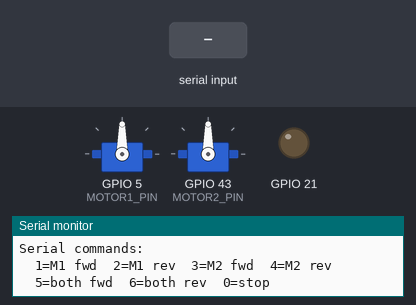
The sketch below on a simulated Seeed XIAO ESP32-S3. Parts: 2 × servo, output pins drawn as LEDs (lit = HIGH), the last lines printed to the serial monitor. The test bench sets the inputs (shaded band).

Above: at 11.2 s.
11.3 s: "1" received over Serial
At 11.7 s:
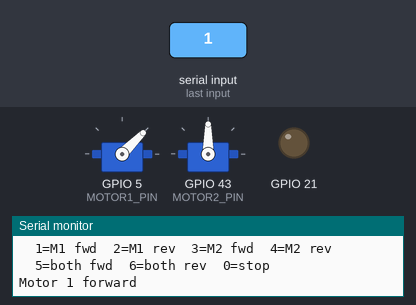
12.8 s: "4" received over Serial
At 14.0 s:
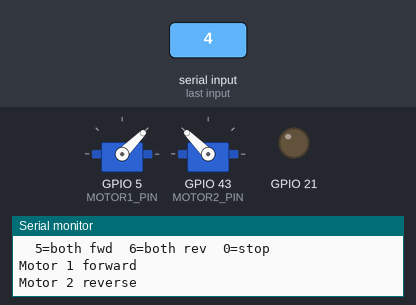
14.3 s: "2" received over Serial
At 15.2 s:
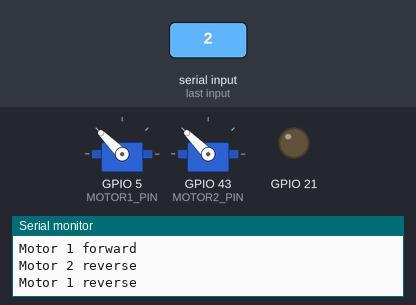
15.8 s: "3" received over Serial
At 16.3 s:
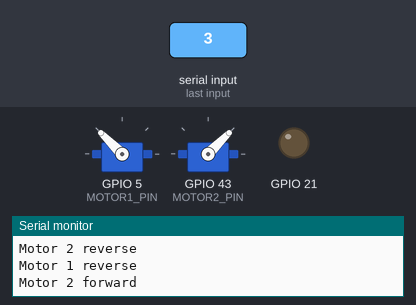
Timing chart, 0 to 18.3 s (numbered marks = the images above; inputs shaded):
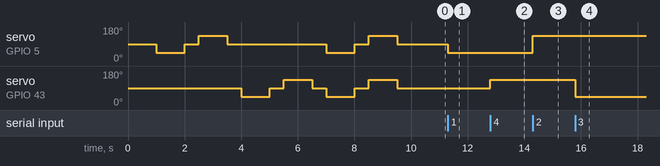

Measured:
- after the input at 11.3 s, servo on GPIO 5 (MOTOR1_PIN): 90° → 45° at once
- after the input at 12.8 s, servo on GPIO 43 (MOTOR2_PIN): 90° → 135° at once
- after the input at 14.3 s, servo on GPIO 5 (MOTOR1_PIN): 45° → 135° at once
- after the input at 15.8 s, servo on GPIO 43 (MOTOR2_PIN): 135° → 45° at once

The sketch:

xiao_motor_test.ino
```cpp
/*
 * XIAO ESP32-S3 PLUS — Motor Test
 * Kevin Walker 18 MAR 2026
 *
 * DFRobot DFR0399 75:1 servo-style motors.
 * PPM signal: 500µs=full CW, 1500µs=stop, 2500µs=full CCW.
 *
 * Wiring:
 *   Motor 1 signal → D4 (IO5)
 *   Motor 2 signal → D6 (IO43)
 *   Motor VCC      → VUSB (5V from USB) or LiPo+ (3.7V, min 3.5V)
 *   Motor GND      → GND
 *
 * Runs automatic test sequence, then accepts serial commands:
 *   1 = motor 1 forward    2 = motor 1 reverse
 *   3 = motor 2 forward    4 = motor 2 reverse
 *   5 = both forward       6 = both reverse
 *   0 = stop all
 */

#include <ESP32Servo.h>

#define MOTOR1_PIN D4   // IO5
#define MOTOR2_PIN D6   // IO43

const int STOP = 1500;
const int FWD  = 500;   // full speed clockwise
const int REV  = 2500;  // full speed counter-clockwise
const int HALF_FWD = 1000;
const int HALF_REV = 2000;

Servo motor1;
Servo motor2;

void stopAll() {
  motor1.writeMicroseconds(STOP);
  motor2.writeMicroseconds(STOP);
}

void runTest(const char* label, int m1, int m2, unsigned long ms) {
  Serial.printf("  %s ...", label);
  motor1.writeMicroseconds(m1);
  motor2.writeMicroseconds(m2);
  delay(ms);
  stopAll();
  delay(500);
  Serial.println(" done");
}

void setup() {
  pinMode(21, OUTPUT);
  digitalWrite(21, LOW);  // LED on (active LOW)

  Serial.begin(115200);
  delay(1000);

  ESP32PWM::allocateTimer(0);
  ESP32PWM::allocateTimer(1);
  motor1.setPeriodHertz(50);
  motor2.setPeriodHertz(50);
  motor1.attach(MOTOR1_PIN, 500, 2500);
  motor2.attach(MOTOR2_PIN, 500, 2500);
  stopAll();

  Serial.println("Motor Test");
  Serial.println("==========");
  Serial.println("Running automatic test (half speed, 1 second each)...\n");

  runTest("Motor 1 forward",  HALF_FWD, STOP, 1000);
  runTest("Motor 1 reverse",  HALF_REV, STOP, 1000);
  runTest("Motor 2 forward",  STOP, HALF_FWD, 1000);
  runTest("Motor 2 reverse",  STOP, HALF_REV, 1000);
  runTest("Both forward",     HALF_FWD, HALF_FWD, 1000);
  runTest("Both reverse",     HALF_REV, HALF_REV, 1000);

  Serial.println("\nAutomatic test done.\n");
  Serial.println("Serial commands:");
  Serial.println("  1=M1 fwd  2=M1 rev  3=M2 fwd  4=M2 rev");
  Serial.println("  5=both fwd  6=both rev  0=stop");
}

void loop() {
  if (!Serial.available()) return;

  char c = Serial.read();
  switch (c) {
    case '1':
      Serial.println("Motor 1 forward");
      motor1.writeMicroseconds(HALF_FWD);
      break;
    case '2':
      Serial.println("Motor 1 reverse");
      motor1.writeMicroseconds(HALF_REV);
      break;
    case '3':
      Serial.println("Motor 2 forward");
      motor2.writeMicroseconds(HALF_FWD);
      break;
    case '4':
      Serial.println("Motor 2 reverse");
      motor2.writeMicroseconds(HALF_REV);
      break;
    case '5':
      Serial.println("Both forward");
      motor1.writeMicroseconds(HALF_FWD);
      motor2.writeMicroseconds(HALF_FWD);
      break;
    case '6':
      Serial.println("Both reverse");
      motor1.writeMicroseconds(HALF_REV);
      motor2.writeMicroseconds(HALF_REV);
      break;
    case '0':
      Serial.println("Stop");
      stopAll();
      break;
  }
}
```
